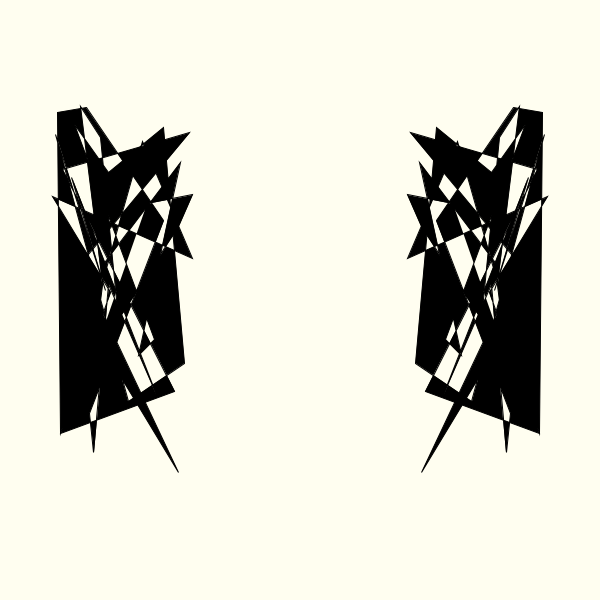
Frame 1 (no input)
Frame 60 (the mouse pressed at the canvas centre just before this capture): identical to frame 1, image omitted
Frame 120 (the mouse held since frame 60 and released just before this capture): identical to frame 1, image omitted

The Processing sketch that drew this single still picture (run headless with seeded random() and noise(); from frame 60 on, the mouse is pressed at the canvas centre):

// Processing sketch: horizontal_mirror
// ── horizontal_mirror.pde
int amount = 40;
float[] x;
float[] y;

void setup() {
  size(600, 600);
  fill(0);

  x = new float[amount];
  y = new float[amount];

  for (int i=0; i<amount; i++) {
    x[i] = random(50, 200);
    y[i] = random(100, 500);
  }
}

void draw() {
  background(#FFFEF0);  

  // draw something
  beginShape();
  for (int i=0; i<amount; i++) {
    vertex(x[i], y[i]);
  }
  endShape();

  // horizontal mirror of the display
  translate(width, 0);
  scale(-1, 1);

  // draw the same thing again, this time inverted
  beginShape();
  for (int i=0; i<amount; i++) {
    vertex(x[i], y[i]);
  }
  endShape();
}
void keyPressed() {
  if(key == 's') {
    save("hmirror.png");
  }
}
